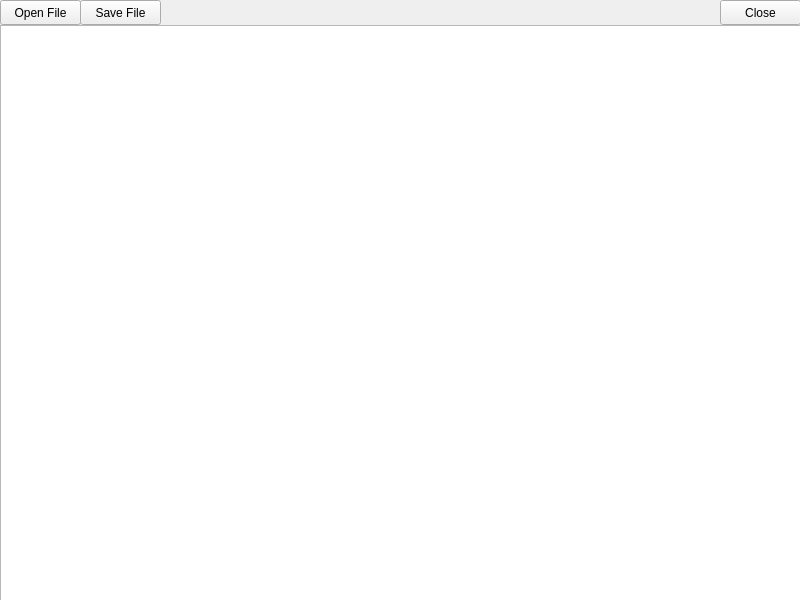
<?xml version="1.0" encoding="UTF-8"?>
<ui version="4.0">
 <class>notepad</class>
 <widget class="QMainWindow" name="notepad">
  <property name="geometry">
   <rect>
    <x>0</x>
    <y>0</y>
    <width>800</width>
    <height>600</height>
   </rect>
  </property>
  <property name="windowTitle">
   <string>MainWindow</string>
  </property>
  <widget class="QWidget" name="centralwidget">
   <widget class="QPushButton" name="b_open">
    <property name="geometry">
     <rect>
      <x>0</x>
      <y>0</y>
      <width>81</width>
      <height>25</height>
     </rect>
    </property>
    <property name="text">
     <string>Open File</string>
    </property>
   </widget>
   <widget class="QPushButton" name="b_close">
    <property name="geometry">
     <rect>
      <x>720</x>
      <y>0</y>
      <width>81</width>
      <height>25</height>
     </rect>
    </property>
    <property name="text">
     <string>Close</string>
    </property>
   </widget>
   <widget class="QTextEdit" name="editor_window">
    <property name="geometry">
     <rect>
      <x>0</x>
      <y>25</y>
      <width>801</width>
      <height>576</height>
     </rect>
    </property>
    <property name="font">
     <font>
      <family>Liberation Mono</family>
     </font>
    </property>
   </widget>
   <widget class="QPushButton" name="b_save">
    <property name="geometry">
     <rect>
      <x>80</x>
      <y>0</y>
      <width>81</width>
      <height>25</height>
     </rect>
    </property>
    <property name="text">
     <string>Save File</string>
    </property>
   </widget>
  </widget>
 </widget>
 <resources/>
 <connections>
  <connection>
   <sender>b_close</sender>
   <signal>clicked()</signal>
   <receiver>notepad</receiver>
   <slot>close()</slot>
   <hints>
    <hint type="sourcelabel">
     <x>760</x>
     <y>12</y>
    </hint>
    <hint type="destinationlabel">
     <x>399</x>
     <y>299</y>
    </hint>
   </hints>
  </connection>
 </connections>
</ui>
